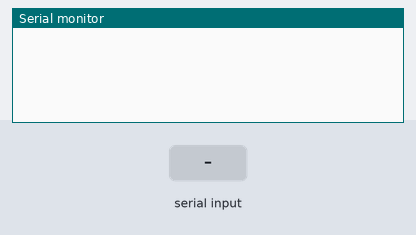
A sketch run on a simulated Arduino Uno, built with avr-gcc and run on an emulated ATmega328P. Parts: the last lines printed to the serial monitor. Inputs (shaded band) come from the test bench.

Above: at 1.2 s.
1.3 s: "90,45\n" received over Serial
At 1.8 s:
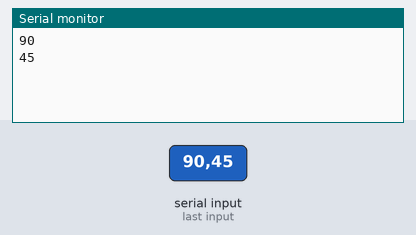
2.8 s: "30,150\n" received over Serial
At 4.8 s:
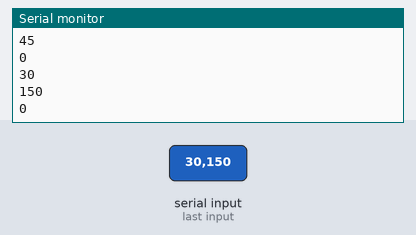
Timing chart, 0 to 6.3 s (numbered marks = the images above; inputs shaded):
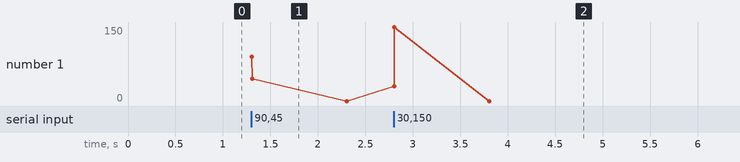

The sketch:

gpiotests2.ino
```cpp
void setup() {
  Serial.begin(9600);
}

void loop() {
  if(Serial.available()){
    int currentNumber = Serial.parseInt();
    Serial.println(currentNumber);
  }

}
```

Measured:
- after the input at 1.3 s, the serial monitor: prints a new line at once (image 1)
- after the input at 2.8 s, the serial monitor: prints a new line at once (image 2)
